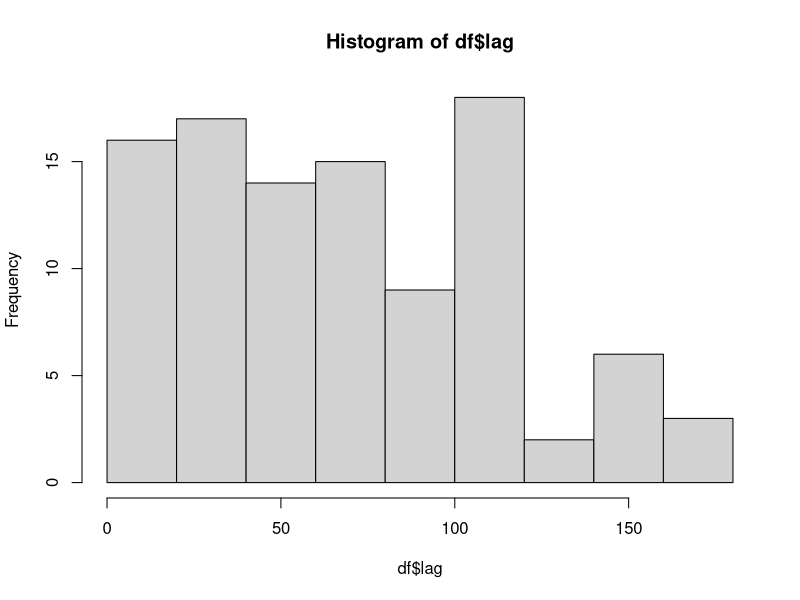

Here is the R script that generated this plot:
## ---- chunk 1
all_pictures <- 1:100
## ---- chunk 2
trial_sequence <- sample(c(1:100,1:100))
## ---- chunk 3
df <- data.frame()
for(i in 1:200){
  num_positions <- which(trial_sequence %in% trial_sequence[i])
  if(i == num_positions[1]) {
    type <- "new"
    lag <- NA
  }
  if(i == num_positions[2]) {
    type <- "old"
    lag <- num_positions[2] - num_positions[1]
  }
  t_df <- data.frame(trial = i,
                     item = trial_sequence[i],
                     type = type,
                     lag = lag
                     )
  df <-  rbind(df,t_df)
}
## ---- chunk 4
knitr::kable(df)
## ---- chunk 5
hist(df$lag)
## ---- chunk 6

# set total number of items that will be repeated
n_items <- 200
# set range of possible lags
lag_range <- c(50,100)
# calculate total_trials needed
total_trials <- (n_items*2)+lag_range[2]

# spread out the first occurrences of each item across the first 400 positions. This ensures a relatively uniform mixture of new items across the first 400 trials.
# initial_spread has 500 slots, 1s are randomly assigned to 200 positions within the first 400 slots. 0s are assigned everywhere else.
# 1s indicate that an item will receive its first presentation in that slot
initial_spread <- c(sample(c(rep(1,200),rep(0,200))),rep(0,100)) 

# create an empty vector to hold the trial sequence. 
# The trial sequence will also have 500 slots, each slot will be filled with a integer representing a specific item (from 1 to 200, and greater than 200 for filler items)
sequence <- c()

# assign first occurrences of each of the 200 items to the locations that had 1s.
sequence[which(initial_spread == 1)] <- 1:200

# get available spots, these are spots with 0s
available <- which(initial_spread == 0)

# create a vector to hold items that have already been presented twice
old <- c()

# loop across each item in sequence
for(i in 1:length(sequence)){
  # make sure item is an integer
  if(is.na(sequence[i]) == FALSE){ 
    # make sure item hasn't been presented twice already
    if(sequence[i] %in% old == FALSE){ 
      # whatever item this is will be presented twice, add it to old
      old <- c(old,sequence[i])
      # get possible open spots that are within the lag range
      possible_spots <- available[available > i+lag_range[1] & available < i+lag_range[2]]
      
      # error checking if there are no spots left
      if(length(possible_spots) < 1) {
        print(i)
        break
      }
      
      # pick a random open spot
      spot_choice <- sample(possible_spots)[1]
      
      # assign the current item to the chosen spot
      sequence[spot_choice] <- sequence[i]
      
      # update the available spots
      initial_spread[spot_choice] <- 1
      available <- which(initial_spread == 0)
    }
  }
}

# At this point the sequence should be full of the values 1 to 200
# with each value occurring twice
# and with the lag between repetitions randomly assigned within the lag range
# all other values are NA, indicating no item has been assigned. 
# These items need to be "filled" with non-critical items
# non-critical items will be extra items with much shorter lags
# they are included to balance the proportion of old/new items across the sequence

# add fillers to NA

# get the number of NAs in the sequence
num_NA <- length(sequence[is.na(sequence)])

# make the count even
if(num_NA %% 2 != 0) num_NA <-  num_NA+1

# figure out how many sets will be needed
blocks <- ceiling(num_NA/8)

# randomly generate sets of item indices with short lags
# make sure there is enough to cover all NAs
new_order <- c(replicate(blocks,sample(c(1:4,1:4))))
new_vals <- rep(seq(200,200+((blocks-1)*4),4),each=8)

# Filler items are assigned values greater than 200
NA_sequence <- new_vals+new_order

# add filler items to the sequence
na_cnt <- 0
for(i in 1:length(sequence)){
  if(is.na(sequence[i]) == TRUE){
    na_cnt <- na_cnt + 1
    sequence[i] <- NA_sequence[na_cnt]
  }
}
## ---- chunk 7
print(sequence)
